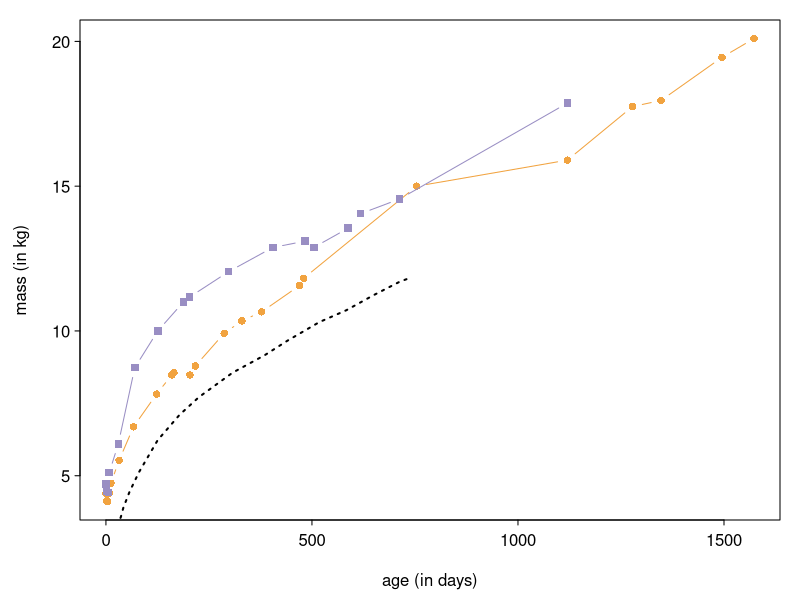
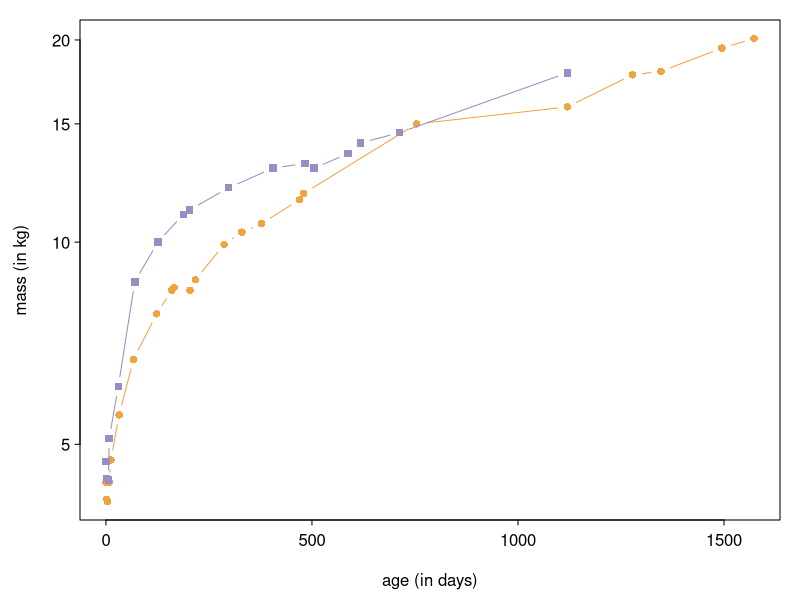
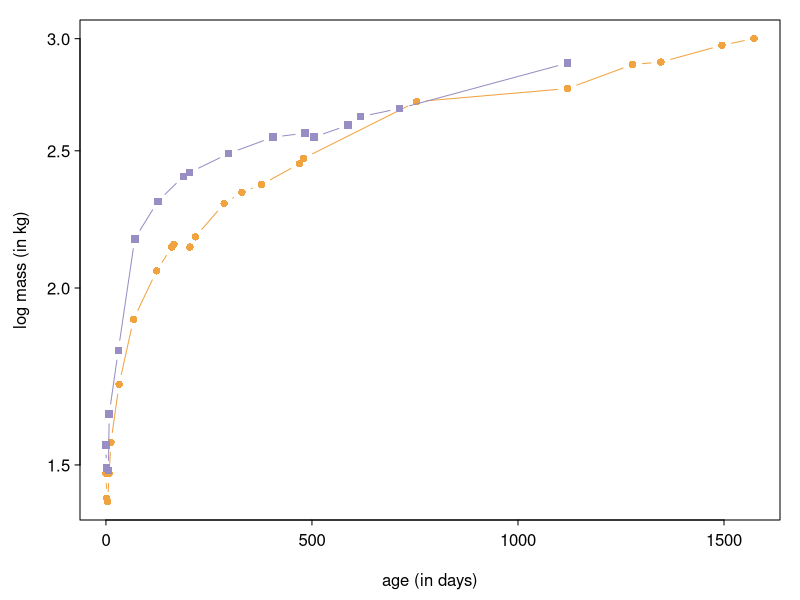
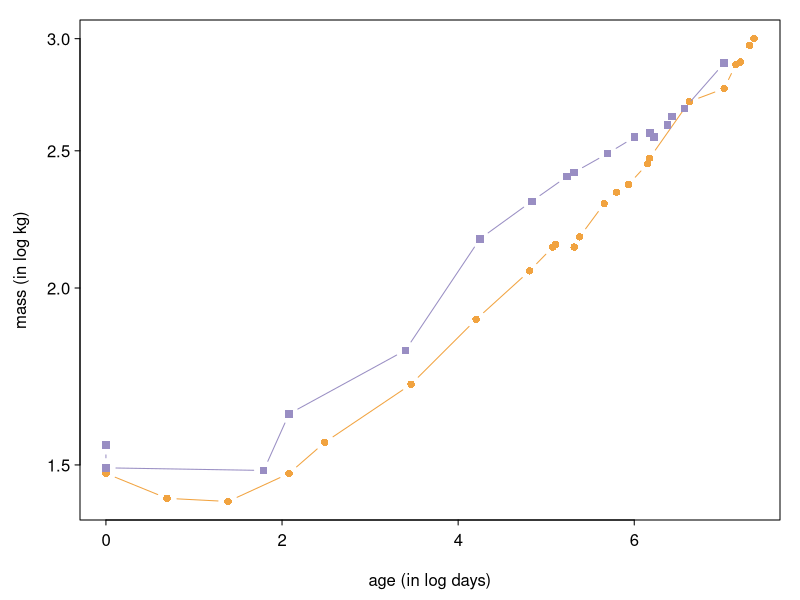

Source code (R) for these figures, in order: (Note: this script raises an error after producing the figures.)

# 
#setwd("C:\\Users\\jonsm\\Dropbox\\Professional\\paleomitchelljs.github.io\\data\\")
setwd("~/Dropbox/Professional/paleomitchelljs.github.io/data")
Beren <- read.csv("beren.csv")
dayID <- apply(Beren, 1, function(x) paste(x[1:3], collapse='-'))
dateID <- sapply(dayID, as.Date, format="%Y-%m-%d", origin = "2019-04-18")
Beren$age <- dateID - dateID[which(Beren$event == "birth")]

Cyrus <- read.csv("cyrus.csv")
dayID <- apply(Cyrus, 1, function(x) paste(x[1:3], collapse='-'))
dateID <- sapply(dayID, as.Date, format="%Y-%m-%d", origin = "2022-04-12")
Cyrus$age <- dateID - dateID[which(Cyrus$event == "birth")]



bMass <- Beren[grep("mass", Beren$event),c("value","age")]
bMass <- bMass[order(bMass$age),]
cMass <- Cyrus[grep("mass", Cyrus$event),c("value","age")]
cMass <- cMass[order(cMass$age),]

who <- read.csv("who_median.csv", header=F)

pdf("mass_growth.pdf", height=5, width=5)
par(las=1, mar=c(4,4,1,1), mgp=c(2.5, 0.5, 0), tck=-0.01)
plot(bMass$age, bMass$value, type="b", pch=16, col="#f1a340", xlab="age (in days)", ylab="mass (in kg)")
lines(cMass$age, cMass$value/1000, type="b", pch=15, col="#998ec3")
lines(who[,1], who[,2], type="l", col='black', lty=3, lwd=2)
dev.off()


pdf("mass_growth_log.pdf", height=5, width=5)
par(las=1, mar=c(4,4,1,1), mgp=c(2.5, 0.5, 0), tck=-0.01)
plot(bMass$age, bMass$value, type="b", pch=16, col="#f1a340", xlab="age (in days)", ylab="mass (in kg)", log="y")
lines(cMass$age, cMass$value/1000, type="b", pch=15, col="#998ec3")
dev.off()


pdf("mass_growth_log2.pdf", height=5, width=5)
par(las=1, mar=c(4,4,1,1), mgp=c(2.5, 0.5, 0), tck=-0.01)
plot(bMass$age, log(bMass$value), type="b", pch=16, col="#f1a340", xlab="age (in days)", ylab="log mass (in kg)", log="y")
lines(cMass$age, log(cMass$value/1000), type="b", pch=15, col="#998ec3")
dev.off()

lbAge <- bMass$age
lbAge[which(lbAge == 0)] <- lbAge[which(lbAge == 0)] + 1
lbAge <- log(lbAge)

lcAge <- cMass$age
lcAge[which(lcAge == 0)] <- lcAge[which(lcAge == 0)] + 1
lcAge <- log(lcAge)

pdf("mass_growth_log3.pdf", height=5, width=5)
par(las=1, mar=c(4,4,1,1), mgp=c(2.5, 0.5, 0), tck=-0.01)
plot(lbAge, log(bMass$value), type="b", pch=16, col="#f1a340", xlab="age (in log days)", ylab="mass (in log kg)", log="y")
lines(lcAge, log(cMass$value/1000), type="b", pch=15, col="#998ec3")
dev.off()

hist(x, col='black', border='white', xlab='offspring masses', main='')
